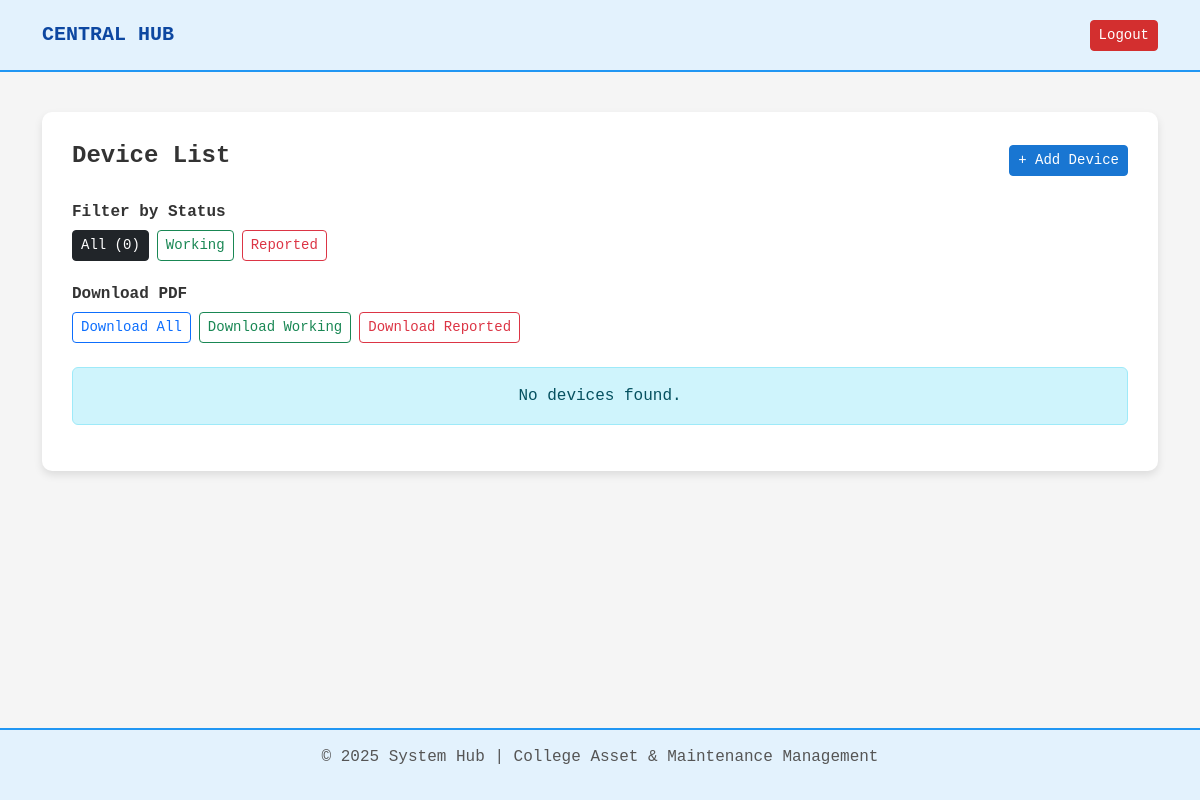
The page /devices/ (signed in) on the database as committed earlier.
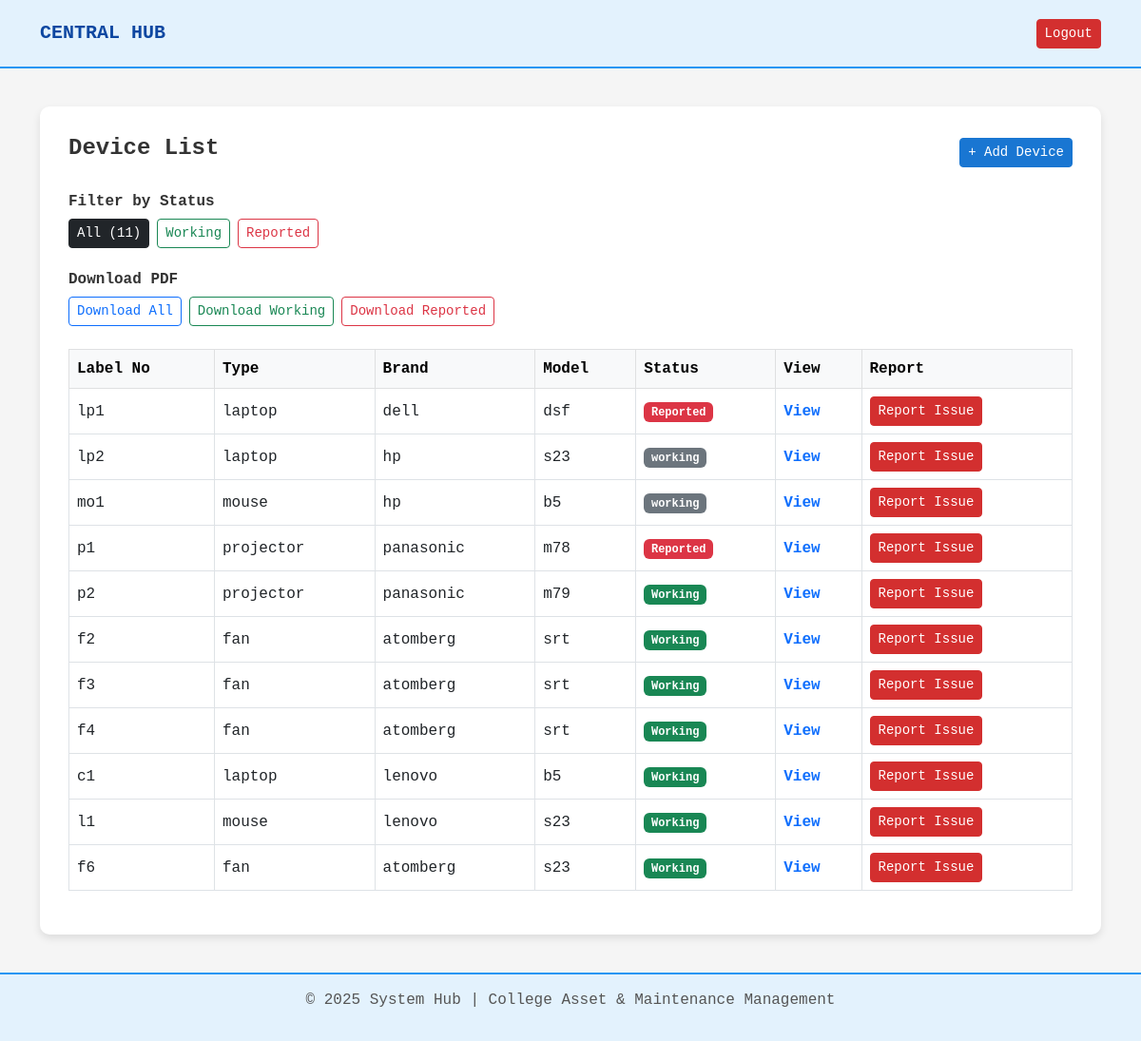
The same page on the database as committed later.
### core/models.py (models this page shows, shortened)
class Device(models.Model):
    STATUS_CHOICES = [
        ('Working', 'Working'),
        ('Reported', 'Reported'),
    ]
    device_id = models.AutoField(primary_key=True)
    device_type = models.ForeignKey(DeviceType, on_delete=models.SET_NULL, null=True)
    label_no = models.CharField(max_length=50, unique=True)
    device_model = models.CharField(max_length=100)
    device_brand = models.CharField(max_length=100)
    device_cost = models.DecimalField(max_digits=10, decimal_places=2)
    manufactured_year = models.PositiveIntegerField()
    purchased_date = models.DateField()
    status = models.CharField(
        max_length=20,
        choices=STATUS_CHOICES,
        default='Working'
    )
    device_image = models.ImageField(upload_to='devices/', null=True, blank=True)
    department = models.ForeignKey(Department, on_delete=models.SET_NULL, null=True, blank=True)
    block_number = models.CharField(max_length=50, null=True, blank=True)
    floor_number = models.CharField(max_length=20, null=True, blank=True)
    room_number = models.CharField(max_length=20, null=True, blank=True)

class DeviceType(models.Model):
    device_type_id = models.AutoField(primary_key=True)
    device_type = models.CharField(max_length=100)
    def __str__(self):
        return self.device_type

### core/views.py (the view)
# urls.py: path('devices/', views.device_list, name='device_list'),
@login_required
def device_list(request):
    user = request.user
    if not user.designation:
        devices = Device.objects.none()
    else:
        user_role = user.designation.designation.strip().lower()
        if user_role == "principal":
            devices = Device.objects.all()
        else:
            devices = Device.objects.filter(department=user.department)
    status_filter = request.GET.get("status")
    if status_filter:
        devices = devices.filter(status=status_filter)
    total_devices = devices.count()
    return render(request, "device_list.html", {
        "devices": devices,
        "total_devices": total_devices,
        "current_status": status_filter,
    })

### templates/device_list.html (shortened to what this page needs)
{% extends 'base.html' %}
{% block content %}
<div class="d-flex justify-content-between align-items-center mb-4">
    <h4 class="fw-bold">Device List</h4>
    <a href="{% url 'add_device' %}" class="btn btn-primary btn-sm">
        + Add Device
    </a>
</div>
<div class="mb-4">
    <h6 class="fw-bold">Filter by Status</h6>
    <div class="d-flex gap-2 flex-wrap">
        <a href="{% url 'device_list' %}"
           class="btn btn-outline-dark btn-sm
           {% if not current_status %}active{% endif %}">
            All ({{ total_devices }})
        </a>
        <a href="?status=Working"
           class="btn btn-outline-success btn-sm
           {% if current_status == 'Working' %}active{% endif %}">
            Working
        </a>
        <a href="?status=Reported"
           class="btn btn-outline-danger btn-sm
           {% if current_status == 'Reported' %}active{% endif %}">
            Reported
        </a>
    </div>
</div>
<div class="mb-4">
    <h6 class="fw-bold">Download PDF</h6>
    <div class="d-flex gap-2 flex-wrap">
        <a href="{% url 'download_devices_pdf' %}"
           class="btn btn-outline-primary btn-sm">
            Download All
        </a>
        <a href="{% url 'download_devices_pdf' %}?status=Working"
           class="btn btn-outline-success btn-sm">
            Download Working
        </a>
        <a href="{% url 'download_devices_pdf' %}?status=Reported"
           class="btn btn-outline-danger btn-sm">
            Download Reported
        </a>
    </div>
</div>
{% if devices %}
    <div class="table-responsive">
        <table class="table table-bordered table-hover align-middle">
            <thead class="table-light">
                <tr>
                    <th>Label No</th>
                    <th>Type</th>
                    <th>Brand</th>
                    <th>Model</th>
                    <th>Status</th>
                    <th>View</th>
                    <th>Report</th>
                </tr>
            </thead>
            <tbody>
                {% for device in devices %}
                    <tr>
                        <td>{{ device.label_no }}</td>
                        <td>{{ device.device_type }}</td>
                        <td>{{ device.device_brand }}</td>
                        <td>{{ device.device_model }}</td>
                        <td>
                            <span class="badge
                                {% if device.status == 'Working' %}bg-success
                                {% elif device.status == 'Reported' %}bg-danger
                                {% else %}bg-secondary{% endif %}">
                                {{ device.status }}
                            </span>
                        </td>
                        <td>
                            <a href="{% url 'device_detail' device.device_id %}"
                               class="text-decoration-none fw-semibold">
                                View
                            </a>
                        </td>
                        <td>
                            <a href="{% url 'report_issue' device.device_id %}"
                               class="btn btn-danger btn-sm">
                                Report Issue
                            </a>
                        </td>
                    </tr>
                {% endfor %}
            </tbody>
        </table>
    </div>
{% else %}
    <div class="alert alert-info text-center">
        No devices found.
    </div>
{% endif %}
{% endblock %}

Rows that differ between the two databases and show on the page:
now on this page (row unchanged): Device: label_no "lp1", device_type "laptop", device_brand "dell", device_model "dsf", status "Reported"
now on this page (row unchanged): Device: label_no "lp2", device_type "laptop", device_brand "hp", device_model "s23", status "working"
now on this page (row unchanged): Device: label_no "mo1", device_type "mouse", device_brand "hp", device_model "b5", status "working"
now on this page (row edited): Device: label_no "p1", device_type "projector", device_brand "panasonic", device_model "m78", status "Reported"
now on this page (row unchanged): Device: label_no "p2", device_type "projector", device_brand "panasonic", device_model "m79", status "Working"
added Device: label_no "f2", device_type "fan", device_brand "atomberg", device_model "srt", status "Working"
added Device: label_no "f3", device_type "fan", device_brand "atomberg", device_model "srt", status "Working"
added Device: label_no "f4", device_type "fan", device_brand "atomberg", device_model "srt", status "Working"
added Device: label_no "c1", device_type "laptop", device_brand "lenovo", device_model "b5", status "Working"
added Device: label_no "l1", device_type "mouse", device_brand "lenovo", device_model "s23", status "Working"
added Device: label_no "f6", device_type "fan", device_brand "atomberg", device_model "s23", status "Working"
Other text that changed with them:
{{ total_devices }}: "0" → "11"
text no longer shown: "No devices found."
text now shown: "Label No Type Brand Model Status View Report"
